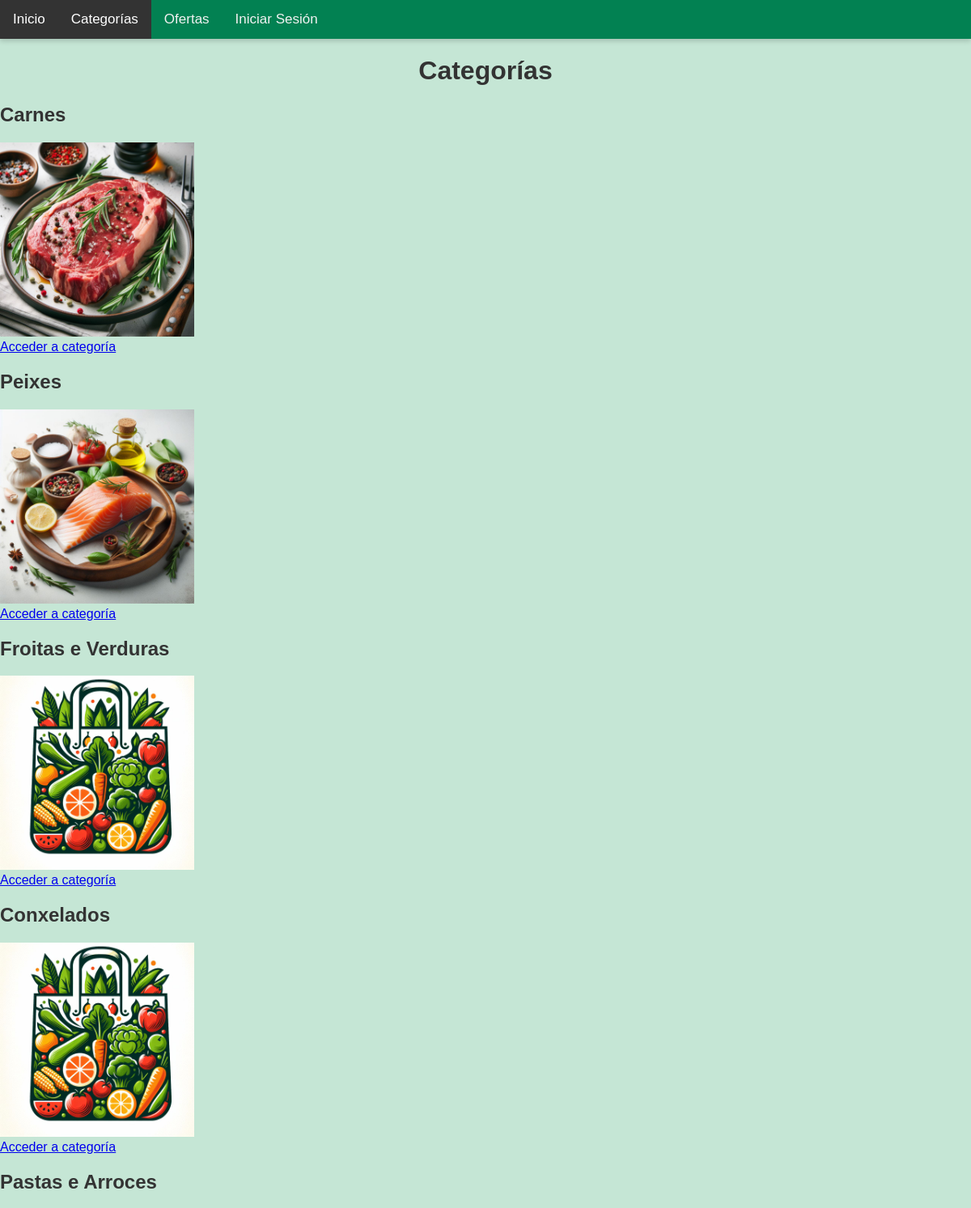
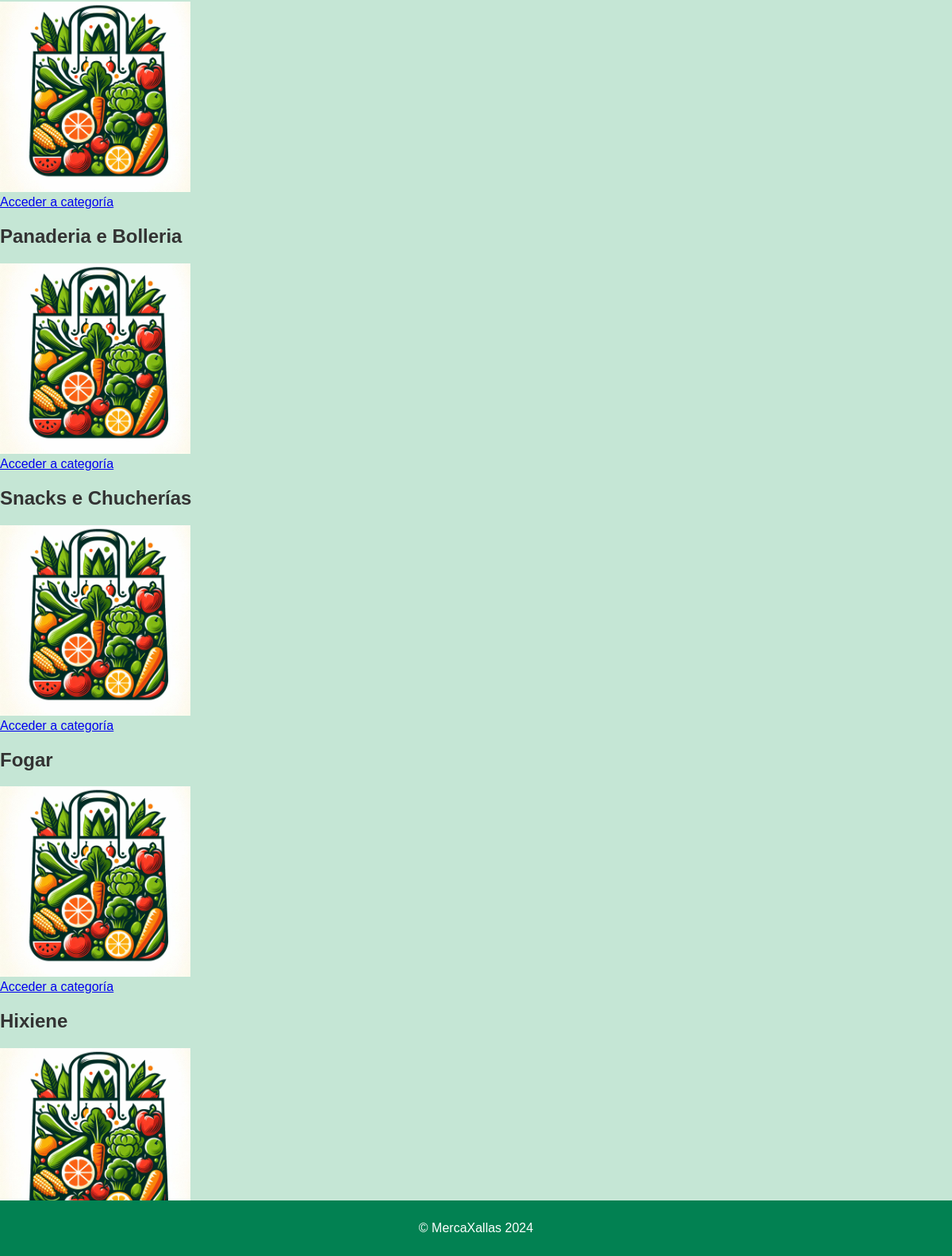
Page /categorias.php on the committed database (2 pictures, top to bottom).
### tables this page shows
CREATE TABLE IF NOT EXISTS `categoria` (
  `CodCategoria` int(11) NOT NULL AUTO_INCREMENT,
  `Nombre` varchar(45) NOT NULL,
  `Descripcion` varchar(200) NOT NULL,
  `Activo` BOOLEAN NOT NULL,
  `RutaIMX`varchar(200) NOT NULL,
  `RutaIcono`varchar(200) NOT NULL,
  PRIMARY KEY (`CodCategoria`),
  UNIQUE KEY `UN_NOM_CAT` (`Nombre`)
);

### categorias.php (the view, shortened to what this page needs)
<!DOCTYPE html>
<html lang="es">
<head>
    <link rel="stylesheet" href="css/categorias.css">
</head>
<body>
    <div class="topnav">
        <a href="index.php">Inicio</a>
        <a class="active" href="categorias.php">Categorías</a>
        <a href="ofertas.php">Ofertas</a>
        <?php
        if (isset($_SESSION['correo'])) {
            echo '<a href="area_personal.php">Área Personal</a>';
            echo '<a href="pechar_sesion.php">Cerrar Sesión</a>';
        } else {
            echo '<a href="login.html">Iniciar Sesión</a>';
        }
        ?>
    </div>
    <div class="centro1">
        <h1>Categorías</h1>
        <?php
        $servername = "127.0.0.1";
        $username = "root";
        $password = "";
        $dbname = "pedidos";
        $conn = new mysqli($servername, $username, $password, $dbname);
        $query = "SELECT * FROM categoria WHERE Activo = 1";
        $result = $conn->query($query);
        if ($result->num_rows > 0) {
            while ($row = $result->fetch_assoc()) {
                $nombreCategoria = $row['Nombre'];
                $rutaImagen = $row['RutaIMX'];
                echo '<div class="categoria">';
                echo '<h2>' . $nombreCategoria . '</h2>';
                echo '<img src="' . $rutaImagen . '" alt="' . $nombreCategoria . '">';
                echo '<br> <a href="' . $nombreCategoria . '">Acceder a categoría</a>';
                echo '</div>';
            }
        } else {
            echo "Sin categorías disponibles";
        }
        ?>
    </div>
    <div class="footer">
        <p>© MercaXallas 2024</p>
    </div>
</body>
</html>

### css/categorias.css (style rules this page uses)
body { margin: 0; font-family: Arial, Helvetica, sans-serif; background-color: #c5e6d5; color: #333; }
.topnav { overflow: hidden; background-color: #028152; box-shadow: 0px 3px 6px 0px rgba(0,0,0,0.16); }
.topnav a { float: left; color: #f2f2f2; text-align: center; padding: 14px 16px; text-decoration: none; font-size: 17px; transition: background-color 0.3s ease; }
.topnav a.active { background-color: #333; color: white; }
.centro1 h1 { text-align: center; }
.centro1 .categoria img { width: 20%; height: auto; object-fit: cover; }
.footer { position: fixed; left: 0; bottom: 0; width: 100%; background-color: #028152; color: white; text-align: center; margin-top: 20px; padding: 10px 0; }

### rows in the picture
categoria: Nombre "Carnes", RutaIMX (picture)
categoria: Nombre "Peixes", RutaIMX (picture)
categoria: Nombre "Froitas e Verduras", RutaIMX (picture)
categoria: Nombre "Conxelados", RutaIMX (picture)
categoria: Nombre "Pastas e Arroces", RutaIMX (picture)
categoria: Nombre "Panaderia e Bolleria", RutaIMX (picture)
categoria: Nombre "Snacks e Chucherías", RutaIMX (picture)
categoria: Nombre "Fogar", RutaIMX (picture)
categoria: Nombre "Hixiene", RutaIMX (picture)
